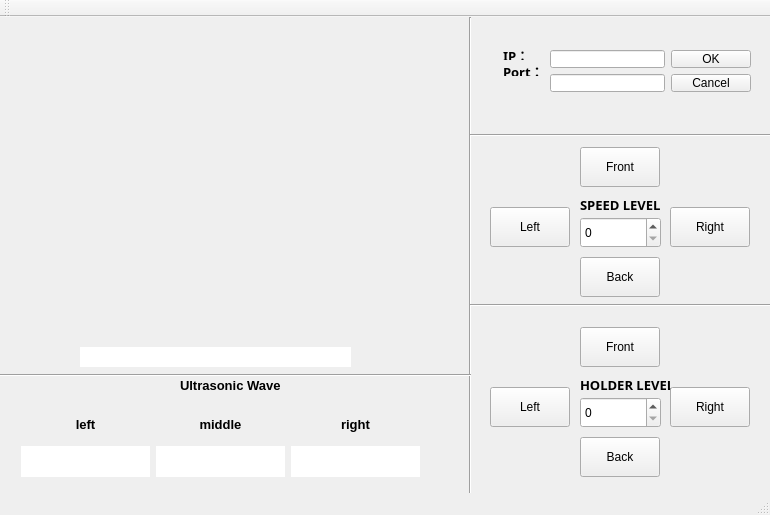
<?xml version="1.0" encoding="UTF-8"?>
<ui version="4.0">
 <class>qt_cameraClass</class>
 <widget class="QMainWindow" name="qt_cameraClass">
  <property name="geometry">
   <rect>
    <x>0</x>
    <y>0</y>
    <width>770</width>
    <height>515</height>
   </rect>
  </property>
  <property name="windowTitle">
   <string>qt_camera</string>
  </property>
  <widget class="QWidget" name="centralWidget">
   <widget class="QPushButton" name="pushButton_3">
    <property name="geometry">
     <rect>
      <x>580</x>
      <y>130</y>
      <width>80</width>
      <height>40</height>
     </rect>
    </property>
    <property name="sizePolicy">
     <sizepolicy hsizetype="Fixed" vsizetype="Fixed">
      <horstretch>0</horstretch>
      <verstretch>0</verstretch>
     </sizepolicy>
    </property>
    <property name="text">
     <string>Front</string>
    </property>
   </widget>
   <widget class="QSpinBox" name="spinBox">
    <property name="geometry">
     <rect>
      <x>580</x>
      <y>200</y>
      <width>81</width>
      <height>31</height>
     </rect>
    </property>
    <property name="maximum">
     <number>3</number>
    </property>
   </widget>
   <widget class="QLabel" name="label_8">
    <property name="geometry">
     <rect>
      <x>580</x>
      <y>180</y>
      <width>80</width>
      <height>16</height>
     </rect>
    </property>
    <property name="font">
     <font>
      <family>ADMUI3Lg</family>
      <pointsize>10</pointsize>
      <weight>75</weight>
      <bold>true</bold>
     </font>
    </property>
    <property name="text">
     <string>SPEED LEVEL</string>
    </property>
   </widget>
   <widget class="QPushButton" name="pushButton_4">
    <property name="geometry">
     <rect>
      <x>490</x>
      <y>190</y>
      <width>80</width>
      <height>40</height>
     </rect>
    </property>
    <property name="sizePolicy">
     <sizepolicy hsizetype="Fixed" vsizetype="Fixed">
      <horstretch>0</horstretch>
      <verstretch>0</verstretch>
     </sizepolicy>
    </property>
    <property name="text">
     <string>Left</string>
    </property>
   </widget>
   <widget class="QPushButton" name="pushButton_5">
    <property name="geometry">
     <rect>
      <x>670</x>
      <y>190</y>
      <width>80</width>
      <height>40</height>
     </rect>
    </property>
    <property name="sizePolicy">
     <sizepolicy hsizetype="Fixed" vsizetype="Fixed">
      <horstretch>0</horstretch>
      <verstretch>0</verstretch>
     </sizepolicy>
    </property>
    <property name="text">
     <string>Right</string>
    </property>
   </widget>
   <widget class="QPushButton" name="pushButton_6">
    <property name="geometry">
     <rect>
      <x>580</x>
      <y>240</y>
      <width>80</width>
      <height>40</height>
     </rect>
    </property>
    <property name="sizePolicy">
     <sizepolicy hsizetype="Fixed" vsizetype="Fixed">
      <horstretch>0</horstretch>
      <verstretch>0</verstretch>
     </sizepolicy>
    </property>
    <property name="text">
     <string>Back</string>
    </property>
   </widget>
   <widget class="QLabel" name="label_9">
    <property name="geometry">
     <rect>
      <x>580</x>
      <y>360</y>
      <width>91</width>
      <height>16</height>
     </rect>
    </property>
    <property name="font">
     <font>
      <family>ADMUI3Lg</family>
      <pointsize>10</pointsize>
      <weight>75</weight>
      <bold>true</bold>
     </font>
    </property>
    <property name="text">
     <string>HOLDER LEVEL</string>
    </property>
   </widget>
   <widget class="QPushButton" name="pushButton_7">
    <property name="geometry">
     <rect>
      <x>670</x>
      <y>370</y>
      <width>80</width>
      <height>40</height>
     </rect>
    </property>
    <property name="sizePolicy">
     <sizepolicy hsizetype="Fixed" vsizetype="Fixed">
      <horstretch>0</horstretch>
      <verstretch>0</verstretch>
     </sizepolicy>
    </property>
    <property name="text">
     <string>Right</string>
    </property>
   </widget>
   <widget class="QPushButton" name="pushButton_8">
    <property name="geometry">
     <rect>
      <x>580</x>
      <y>420</y>
      <width>80</width>
      <height>40</height>
     </rect>
    </property>
    <property name="sizePolicy">
     <sizepolicy hsizetype="Fixed" vsizetype="Fixed">
      <horstretch>0</horstretch>
      <verstretch>0</verstretch>
     </sizepolicy>
    </property>
    <property name="text">
     <string>Back</string>
    </property>
   </widget>
   <widget class="QPushButton" name="pushButton_9">
    <property name="geometry">
     <rect>
      <x>490</x>
      <y>370</y>
      <width>80</width>
      <height>40</height>
     </rect>
    </property>
    <property name="sizePolicy">
     <sizepolicy hsizetype="Fixed" vsizetype="Fixed">
      <horstretch>0</horstretch>
      <verstretch>0</verstretch>
     </sizepolicy>
    </property>
    <property name="text">
     <string>Left</string>
    </property>
   </widget>
   <widget class="QSpinBox" name="spinBox_2">
    <property name="geometry">
     <rect>
      <x>580</x>
      <y>380</y>
      <width>81</width>
      <height>31</height>
     </rect>
    </property>
    <property name="maximum">
     <number>2</number>
    </property>
   </widget>
   <widget class="QPushButton" name="pushButton_10">
    <property name="geometry">
     <rect>
      <x>580</x>
      <y>310</y>
      <width>80</width>
      <height>40</height>
     </rect>
    </property>
    <property name="sizePolicy">
     <sizepolicy hsizetype="Fixed" vsizetype="Fixed">
      <horstretch>0</horstretch>
      <verstretch>0</verstretch>
     </sizepolicy>
    </property>
    <property name="text">
     <string>Front</string>
    </property>
   </widget>
   <widget class="QLabel" name="screan">
    <property name="geometry">
     <rect>
      <x>20</x>
      <y>0</y>
      <width>431</width>
      <height>321</height>
     </rect>
    </property>
    <property name="text">
     <string/>
    </property>
    <property name="alignment">
     <set>Qt::AlignCenter</set>
    </property>
   </widget>
   <widget class="Line" name="line">
    <property name="geometry">
     <rect>
      <x>460</x>
      <y>0</y>
      <width>21</width>
      <height>481</height>
     </rect>
    </property>
    <property name="orientation">
     <enum>Qt::Vertical</enum>
    </property>
   </widget>
   <widget class="Line" name="line_2">
    <property name="geometry">
     <rect>
      <x>0</x>
      <y>350</y>
      <width>471</width>
      <height>16</height>
     </rect>
    </property>
    <property name="orientation">
     <enum>Qt::Horizontal</enum>
    </property>
   </widget>
   <widget class="Line" name="line_3">
    <property name="geometry">
     <rect>
      <x>470</x>
      <y>110</y>
      <width>301</width>
      <height>16</height>
     </rect>
    </property>
    <property name="orientation">
     <enum>Qt::Horizontal</enum>
    </property>
   </widget>
   <widget class="Line" name="line_4">
    <property name="geometry">
     <rect>
      <x>470</x>
      <y>280</y>
      <width>301</width>
      <height>16</height>
     </rect>
    </property>
    <property name="orientation">
     <enum>Qt::Horizontal</enum>
    </property>
   </widget>
   <widget class="QWidget" name="layoutWidget">
    <property name="geometry">
     <rect>
      <x>10</x>
      <y>380</y>
      <width>421</width>
      <height>91</height>
     </rect>
    </property>
    <property name="autoFillBackground">
     <bool>false</bool>
    </property>
    <property name="styleSheet">
     <string notr="true"/>
    </property>
    <layout class="QVBoxLayout" name="verticalLayout">
     <item>
      <layout class="QHBoxLayout" name="horizontalLayout_2">
       <item>
        <widget class="QLabel" name="label_3">
         <property name="font">
          <font>
           <family>Ubuntu</family>
           <pointsize>10</pointsize>
           <weight>75</weight>
           <bold>true</bold>
          </font>
         </property>
         <property name="styleSheet">
          <string notr="true"/>
         </property>
         <property name="text">
          <string>left</string>
         </property>
         <property name="alignment">
          <set>Qt::AlignCenter</set>
         </property>
        </widget>
       </item>
       <item>
        <widget class="QLabel" name="label_4">
         <property name="font">
          <font>
           <family>Ubuntu</family>
           <pointsize>10</pointsize>
           <weight>75</weight>
           <bold>true</bold>
          </font>
         </property>
         <property name="styleSheet">
          <string notr="true"/>
         </property>
         <property name="text">
          <string>middle</string>
         </property>
         <property name="alignment">
          <set>Qt::AlignCenter</set>
         </property>
        </widget>
       </item>
       <item>
        <widget class="QLabel" name="label_5">
         <property name="font">
          <font>
           <family>Ubuntu</family>
           <pointsize>10</pointsize>
           <weight>75</weight>
           <bold>true</bold>
          </font>
         </property>
         <property name="styleSheet">
          <string notr="true"/>
         </property>
         <property name="text">
          <string>right</string>
         </property>
         <property name="alignment">
          <set>Qt::AlignCenter</set>
         </property>
        </widget>
       </item>
      </layout>
     </item>
     <item>
      <layout class="QHBoxLayout" name="horizontalLayout">
       <item>
        <widget class="QLabel" name="label">
         <property name="autoFillBackground">
          <bool>false</bool>
         </property>
         <property name="styleSheet">
          <string notr="true">background-color: rgb(255, 255, 255);</string>
         </property>
         <property name="text">
          <string/>
         </property>
         <property name="alignment">
          <set>Qt::AlignCenter</set>
         </property>
        </widget>
       </item>
       <item>
        <widget class="QLabel" name="label_2">
         <property name="autoFillBackground">
          <bool>false</bool>
         </property>
         <property name="styleSheet">
          <string notr="true">background-color: rgb(255, 255, 255);</string>
         </property>
         <property name="text">
          <string/>
         </property>
         <property name="alignment">
          <set>Qt::AlignCenter</set>
         </property>
        </widget>
       </item>
       <item>
        <widget class="QLabel" name="label_10">
         <property name="autoFillBackground">
          <bool>false</bool>
         </property>
         <property name="styleSheet">
          <string notr="true">background-color: rgb(255, 255, 255);</string>
         </property>
         <property name="text">
          <string/>
         </property>
         <property name="alignment">
          <set>Qt::AlignCenter</set>
         </property>
        </widget>
       </item>
      </layout>
     </item>
    </layout>
   </widget>
   <widget class="QLabel" name="label_11">
    <property name="geometry">
     <rect>
      <x>80</x>
      <y>330</y>
      <width>271</width>
      <height>20</height>
     </rect>
    </property>
    <property name="styleSheet">
     <string notr="true">
background-color: rgb(255, 255, 255);</string>
    </property>
    <property name="text">
     <string/>
    </property>
   </widget>
   <widget class="QWidget" name="layoutWidget">
    <property name="geometry">
     <rect>
      <x>492</x>
      <y>22</y>
      <width>270</width>
      <height>64</height>
     </rect>
    </property>
    <layout class="QHBoxLayout" name="horizontalLayout_3">
     <item>
      <layout class="QVBoxLayout" name="verticalLayout_4">
       <item>
        <widget class="QLabel" name="label_6">
         <property name="font">
          <font>
           <family>ADMUI3Lg</family>
           <pointsize>10</pointsize>
           <weight>75</weight>
           <bold>true</bold>
          </font>
         </property>
         <property name="text">
          <string>IP：</string>
         </property>
        </widget>
       </item>
       <item>
        <widget class="QLabel" name="label_7">
         <property name="font">
          <font>
           <family>ADMUI3Lg</family>
           <pointsize>10</pointsize>
           <weight>75</weight>
           <bold>true</bold>
          </font>
         </property>
         <property name="text">
          <string>Port：</string>
         </property>
        </widget>
       </item>
       <item>
        <widget class="QLabel" name="camera">
         <property name="sizePolicy">
          <sizepolicy hsizetype="Fixed" vsizetype="Fixed">
           <horstretch>32</horstretch>
           <verstretch>150</verstretch>
          </sizepolicy>
         </property>
         <property name="baseSize">
          <size>
           <width>320</width>
           <height>240</height>
          </size>
         </property>
         <property name="autoFillBackground">
          <bool>true</bool>
         </property>
         <property name="styleSheet">
          <string notr="true"/>
         </property>
         <property name="text">
          <string/>
         </property>
        </widget>
       </item>
      </layout>
     </item>
     <item>
      <layout class="QVBoxLayout" name="verticalLayout_3">
       <item>
        <widget class="QLineEdit" name="lineEdit_6"/>
       </item>
       <item>
        <widget class="QLineEdit" name="lineEdit_7"/>
       </item>
      </layout>
     </item>
     <item>
      <layout class="QVBoxLayout" name="verticalLayout_2">
       <item>
        <widget class="QPushButton" name="pushButton">
         <property name="text">
          <string>OK</string>
         </property>
        </widget>
       </item>
       <item>
        <widget class="QPushButton" name="pushButton_2">
         <property name="text">
          <string>Cancel</string>
         </property>
        </widget>
       </item>
      </layout>
     </item>
    </layout>
   </widget>
   <widget class="QLabel" name="label_12">
    <property name="geometry">
     <rect>
      <x>180</x>
      <y>360</y>
      <width>121</width>
      <height>17</height>
     </rect>
    </property>
    <property name="font">
     <font>
      <family>Ubuntu</family>
      <pointsize>10</pointsize>
      <weight>75</weight>
      <italic>false</italic>
      <bold>true</bold>
     </font>
    </property>
    <property name="text">
     <string>Ultrasonic Wave</string>
    </property>
   </widget>
   <zorder>layoutWidget</zorder>
   <zorder>layoutWidget</zorder>
   <zorder>spinBox</zorder>
   <zorder>label_8</zorder>
   <zorder>pushButton_3</zorder>
   <zorder>pushButton_4</zorder>
   <zorder>pushButton_5</zorder>
   <zorder>pushButton_6</zorder>
   <zorder>label_9</zorder>
   <zorder>pushButton_7</zorder>
   <zorder>pushButton_8</zorder>
   <zorder>pushButton_9</zorder>
   <zorder>spinBox_2</zorder>
   <zorder>pushButton_10</zorder>
   <zorder>screan</zorder>
   <zorder>line</zorder>
   <zorder>line_2</zorder>
   <zorder>line_3</zorder>
   <zorder>line_4</zorder>
   <zorder>label_11</zorder>
   <zorder>label_12</zorder>
  </widget>
  <widget class="QMenuBar" name="menuBar">
   <property name="geometry">
    <rect>
     <x>0</x>
     <y>0</y>
     <width>770</width>
     <height>26</height>
    </rect>
   </property>
  </widget>
  <widget class="QToolBar" name="mainToolBar">
   <attribute name="toolBarArea">
    <enum>TopToolBarArea</enum>
   </attribute>
   <attribute name="toolBarBreak">
    <bool>false</bool>
   </attribute>
  </widget>
  <widget class="QStatusBar" name="statusBar"/>
 </widget>
 <layoutdefault spacing="6" margin="11"/>
 <resources/>
 <connections/>
</ui>
